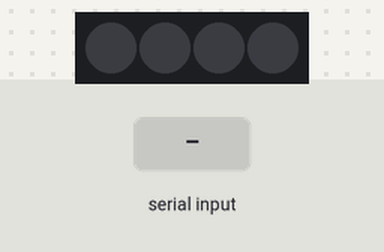
This sketch was run on a simulated Arduino Uno, built with avr-gcc and run on an emulated ATmega328P. Shown: 4 RGB LEDs in strip order, left to right. The inputs (shaded band) are chosen by the test bench.

Above: at 1.2 s.
1.3 s: "r" received over Serial
At 1.7 s:
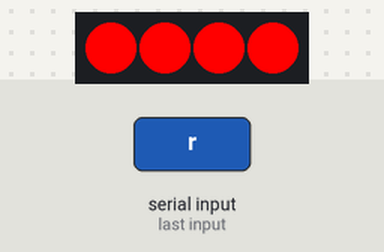
2.8 s: "g" received over Serial
At 4.0 s:
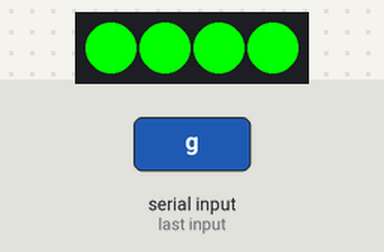
4.3 s: "b" received over Serial
At 5.2 s:
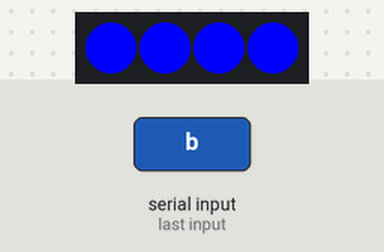
5.8 s: "w" received over Serial
At 6.3 s:
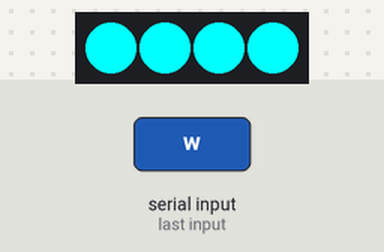
7.3 s: "x" received over Serial
At 8.7 s:
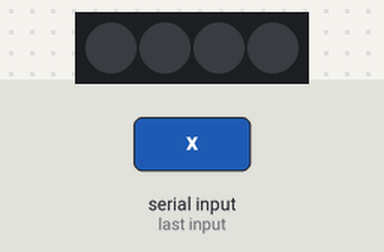
Timing chart, 0 to 9.8 s (numbered marks = the images above; inputs shaded):
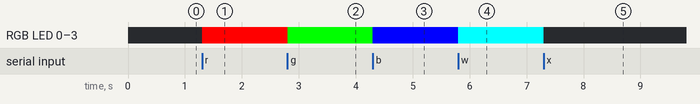

The sketch:

neopixel_bestuur.ino
```cpp
#include <Adafruit_NeoPixel.h>
#define NUM_LIGHTS  4
#define PIN 6
int kleura=0;
int kleurb=0;
int kleurc=0;
int kleur=0;
int message=0;

// Parameter 1 = number of pixels in strip
// Parameter 2 = pin number (most are valid)
// Parameter 3 = pixel type flags, add together as needed:
//   NEO_RGB     Pixels are wired for RGB bitstream
//   NEO_GRB     Pixels are wired for GRB bitstream
//   NEO_KHZ400  400 KHz bitstream (e.g. FLORA pixels)
//   NEO_KHZ800  800 KHz bitstream (e.g. High Density LED strip)
Adafruit_NeoPixel strip = Adafruit_NeoPixel(NUM_LIGHTS, PIN, NEO_GRB + NEO_KHZ800);

void setup() {
  Serial.begin(9600);  //set serial to 9600 baud rate
  strip.begin();
  strip.show(); // Initialize all pixels to 'off'
}

void loop() {
  // Some example procedures showing how to display to the pixels:
  //colorWipe(strip.Color(255, 0, 0), 50); // Red
  //colorWipe(strip.Color(0, 255, 0), 50); // Green
  //colorWipe(strip.Color(0, 0, 255), 50); // Blue
  //colorWipe(strip.Color(255, 255, 255), 50); // White
  //rainbow(20);
  //rainbowCycle(20);
  //chase(strip.Color(0,0,255), 50);
  //kit(strip.Color(0,0,255), 50);
  //kColorWipe(5, strip.Color(0, 255, 0), 50); // Green
  //kColorWipe(5, strip.Color(0, 0, 255), 50); // Blue

 if (Serial.available() > 0) { //  Check if there is a new message
      message = Serial.read();    //  Put the serial input into the message

   if (message == 'r'){  //  If a capitol R is received...
     kleura = 255;       //  Set redLED to 255 (on)
     kleurb = 0;       //  Set redLED to 255 (on)
     kleurc = 0;       //  Set redLED to 255 (on)
   }
   if (message == 'g'){  //  If a lowercase r is received...
     kleura = 0;         //  Set redLED to 0 (off)
     kleurb = 255;       //  Set redLED to 255 (on)
     kleurc = 0;       //  Set redLED to 255 (on)
   }
   if (message == 'b'){  //  If a lowercase r is received...
     kleura = 0;         //  Set redLED to 0 (off)
     kleurb = 0;       //  Set redLED to 255 (on)
     kleurc = 255;       //  Set redLED to 255 (on)
   }
   if (message == 'x'){  //  If a lowercase r is received...
     kleura = 0;         //  Set redLED to 0 (off)
     kleurb = 0;         //  Set redLED to 0 (off)
     kleurc = 0;         //  Set redLED to 0 (off)
   }
   if (message == 'w'){  //  If a lowercase r is received...
     kleurb = 255;         //  Set redLED to 0 (off)
     kleurb = 255;         //  Set redLED to 0 (off)
     kleurc = 255;         //  Set redLED to 0 (off)
   }
//kColorWipe(5, strip.Color(kleura,kleurb,kleurc), 50); // Blue


  uint32_t kleur = strip.Color(kleura,kleurb,kleurc);

    // Turn them on
   for( int i = 0; i<NUM_LIGHTS; i++){
       strip.setPixelColor(i, kleur);
       strip.show();


    }}


}
```

Measured:
- after the input at 1.3 s, RGB LED 0–3: off → RGB(255, 0, 0) at once
- after the input at 2.8 s, RGB LED 0–3: RGB(255, 0, 0) → RGB(0, 255, 0) at once
- after the input at 4.3 s, RGB LED 0–3: RGB(0, 255, 0) → RGB(0, 0, 255) at once
- after the input at 5.8 s, RGB LED 0–3: RGB(0, 0, 255) → RGB(0, 255, 255) at once
- after the input at 7.3 s, RGB LED 0–3: RGB(0, 255, 255) → off at once
